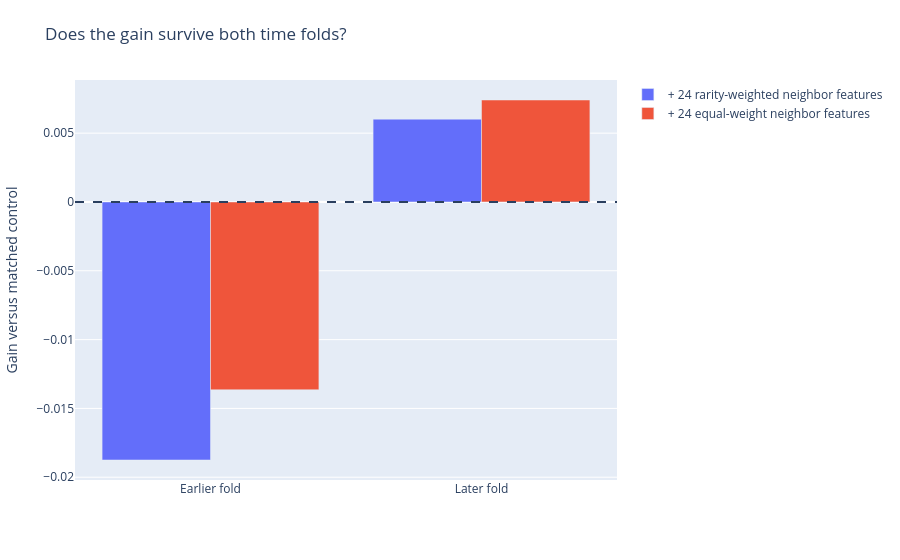

The cell this chart's notebook holds for it:
### Markdown cell above
## 3 · Fold stability

### Code cell
path=ROOT/'outputs/plots/03.json'
if hashlib.sha256(path.read_bytes()).hexdigest()!=receipt['plot_hashes'][path.name]:raise ValueError('Plot checksum changed')
display({'application/vnd.plotly.v1+json':json.loads(path.read_text())},raw=True)

### Figure 1 — Plotly figure (JSON) as saved in the notebook; plotly's stock layout.template omitted (floating-point values rounded to 4 significant figures)
{"data": [{"name": "+ 24 rarity-weighted neighbor features", "type": "bar", "x": ["Earlier fold", "Later fold"], "y": [-0.01875, 0.006018]}, {"name": "+ 24 equal-weight neighbor features", "type": "bar", "x": ["Earlier fold", "Later fold"], "y": [-0.01365, 0.007409]}], "layout": {"barmode": "group", "margin": {"b": 80, "l": 65, "r": 35, "t": 80}, "shapes": [{"line": {"dash": "dash"}, "type": "line", "x0": 0, "x1": 1, "xref": "x domain", "y0": 0, "y1": 0, "yref": "y"}], "title": {"text": "Does the gain survive both time folds?"}, "yaxis": {"title": {"text": "Gain versus matched control"}}}}
